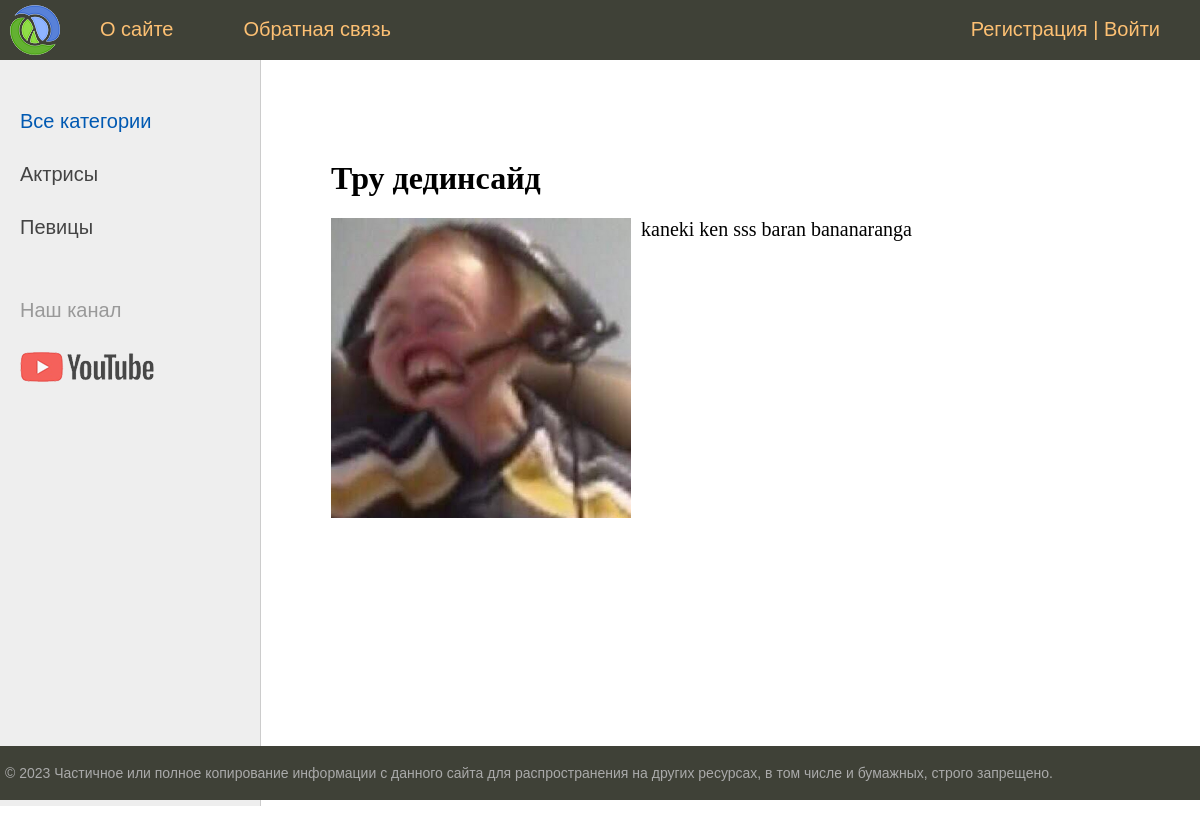
Screenshot of /post/ded-insaid/ with the database file from the repository.
### main/models.py (models this page shows, shortened)
class Category(models.Model):
    name = models.CharField(
        max_length=100, db_index=True, verbose_name='Категория')
    slug = models.SlugField(max_length=255, unique=True,
                            db_index=True, verbose_name="URL")
    def get_absolute_url(self):
        return reverse("category", kwargs={"cat_slug": self.slug})
    class Meta:
        verbose_name = 'Категория'
        verbose_name_plural = 'Категории'
        ordering = ['id']

class Main(models.Model):
    title = models.CharField(max_length=255, verbose_name='Заголовок')
    slug = models.SlugField(max_length=255, unique=True,
                            db_index=True, verbose_name="URL")
    content = models.TextField(blank=True, verbose_name='Текст статьи')
    photo = models.ImageField(
        upload_to="photos/%Y/%m/%d/", verbose_name='Фото')
    time_create = models.DateTimeField(
        auto_now_add=True, verbose_name='Время создания')
    time_update = models.DateTimeField(
        auto_now=True, verbose_name='Время изменения')
    is_published = models.BooleanField(default=True, verbose_name='Публикация')
    cat = models.ForeignKey(
        'Category', on_delete=models.PROTECT, verbose_name='Категория')
    def __str__(self) -> str:
        return self.title
    class Meta:
        verbose_name = 'Главная страница'
        verbose_name_plural = 'Главная страница'
        ordering = ['id',]

### main/views.py (the view)
# urls.py: path('post/<slug:post_slug>/', ShowPost.as_view(), name='post'),
class ShowPost(DataMixin, DetailView):
    model = Main
    template_name = 'main/post.html'
    slug_url_kwarg = 'post_slug'
    context_object_name = 'post'
    def get_context_data(self, *, object_list=None, **kwargs):
        context = super().get_context_data(**kwargs)
        c_def = self.get_user_context(title=context['post'])
        return dict(list(context.items()) + list(c_def.items()))

### main/utils.py (called while the page is built)
    def get_user_context(self, **kwargs):
        context = kwargs
        cats = cache.get('cats')
        if not cats:
            cats = Category.objects.annotate(Count('main'))
            cache.set('cats', cats, 60)
        user_menu = menu.copy()
        if not self.request.user.is_authenticated:  # type: ignore
            user_menu.pop(1)
        context['menu'] = user_menu
        context['cats'] = cats
        if 'cat_selected' not in context:
            context['cat_selected'] = 0
        return context

### main/templates/main/post.html
{% extends 'main/base.html' %}
{% block content %}
<h1>{{post.title}}</h1>
{% if post.photo %}
<p><img class="img-article-left" src="{{post.photo.url}}"></p>
{% endif %}
{{post.content|linebreaks}}
{% endblock %}

### main/templates/main/base.html (shortened to what this page needs)
{% load static %} {% load main_tags %}
<!DOCTYPE html>
<html>
  <head>
    {% block css %}
    <link
      type="text/css"
      href="{% static 'main/css/styles.css' %}"
      rel="stylesheet"
    />
    {% endblock %}
  </head>
  <body>
    <table class="table-page" border="0" cellpadding="0" cellspacing="0">
      <tr>
        <td valign="top">
          {% block mainmenu %}
          <div class="header">
            <ul id="mainmenu" class="mainmenu">
              <li class="logo">
                <a href="{% url 'home' %}"><div class="logo"></div></a>
              </li>
              {% for m in menu %}
              <li><a href="{% url m.url_name %}">{{m.title}}</a></li>
              {% endfor %}
              {% if request.user.is_authenticated %}
              <li class="last"> {{ user.username }} | <a href="{% url 'logout' %}">Выйти</a></li>
              {% else %}
              <li class="last">
                <a href="{% url 'register' %}">Регистрация</a> | <a href="{% url 'login' %}">Войти</a>
              </li>
              {% endif %}
            </ul>
          </div>
          {% endblock mainmenu %}
          <table
            class="table-content"
            border="0"
            cellpadding="0"
            cellspacing="0"
          >
            <tr>
              <td valign="top" class="left-chapters">
                <ul id="leftchapters">
                  {% if cat_selected == 0 %}
                  <li class="selected">Все категории</li>
                  {% else %}
                  <li><a href="{% url 'home' %}">Все категории</a></li>
                  {% endif %} {% for c in cats %} {% if c.main__count > 0 %}
                  {%if c.pk == cat_selected %}
                  <li class="selected">{{c.name}}</li>
                  {% else %}
                  <li><a href="{{ c.get_absolute_url }}">{{c.name}}</a></li>
                  {% endif %} {% endif %} {% endfor %}
                  <li class="share">
                    <p>Наш канал</p>
                    <a
                      class="share-yt"
                      href="https://www.youtube.com/channel/UClJzWfGWuGJL2t-3dYKcHTA/playlists"
                      target="_blank"
                      rel="nofollow"
                    ></a>
                  </li>
                </ul>
              </td>
              <td valign="top" class="content">
                <div class="content-text">
                  {% block content %} {% endblock %}
                </div>
              </td>
            </tr>
          </table>
        </td>
      </tr>
      <tr>
        <td valign="top">
          <div id="footer">
            <p>
              &copy; 2023 Частичное или полное копирование информации с данного
              сайта для распространения на других ресурсах, в том числе и
              бумажных, строго запрещено.
            </p>
          </div>
        </td>
      </tr>
    </table>
  </body>
</html>

### main/static/main/css/styles.css (style rules this page uses)
html, body { font-family: 'Arial'; margin: 0; padding: 0; height: 100%; width: 100%; color: #444; }
a { color: #0059b2; text-decoration: none; }
img { max-width: 600px; height: auto; }
img.img-article-left { max-width: 300px; height: auto; float: left; padding: 0 10px 10px 0; }
.table-page { width: 100%; height: 100%; vertical-align: top; }
.table-page tr { height: 100%; }
.header { background: #3F4137; height: 60px; }
.logo { background: url('../images/logo.png') no-repeat 10px 5px; width: 70px; height: 60px; }
ul.mainmenu { list-style: none; margin: 0; padding: 0; height: 60px; color: #fdc073; font-size: 20px; overflow: hidden; }
ul.mainmenu li { float: left; margin: 18px 40px 0 30px; }
ul.mainmenu li.logo { margin: 0; }
ul.mainmenu li.last { float: right; }
ul.mainmenu li a { color: #fdc073; text-decoration: none; }
.table-content { width: 100%; min-height: 100%; height: 100%; }
.left-chapters { margin: 0; background: #eee; border-right: 1px solid #ccc; min-height: 100%; }
.left-chapters ul { width: 230px; min-height: 100%; margin: 0; padding: 20px 10px 10px 20px; list-style: none; font-size: 20px; }
.left-chapters ul li { margin: 30px 0 0 0; color: #999; }
.left-chapters ul li.selected { color: #0059b2; }
.left-chapters ul li a { color: #444; text-decoration: none; }
.left-chapters ul li.share { margin: 60px 0 0 0; }
.left-chapters ul li.share p { margin: 30px 0 30px 0; }
.left-chapters ul li.share a { display: inline-block; width: 40px; height: 40px; margin: 0 20px 0 0; }
.left-chapters ul li.share a.share-yt { width: 100%; height: 30px; background: url('../images/share_yt.png') no-repeat 0 0 }
.content { padding: 40px 20px 20px 40px; width: 100%; box-sizing: border-box; }
.content-text { margin: 60px 0 0 30px; color: #000; font-size: 20px; font-family: Yandex Sans Display Light; }
.content-text h1 { font-size: 32px; }
#footer { box-sizing: border-box; background: #3F4137; padding: 5px; color: #aaa; font-size: 14px; font-family: Verdana, Geneva, Arial, Helvetica; text-align: left; overflow: hidden; }

### rows the page displays
Category: name "Актрисы"
Category: name "Певицы"
Main: title "Тру дединсайд", photo (picture), content "kaneki ken sss baran bananaranga"

### other values shown
{{ m.title }} "О сайте" "Обратная связь"
